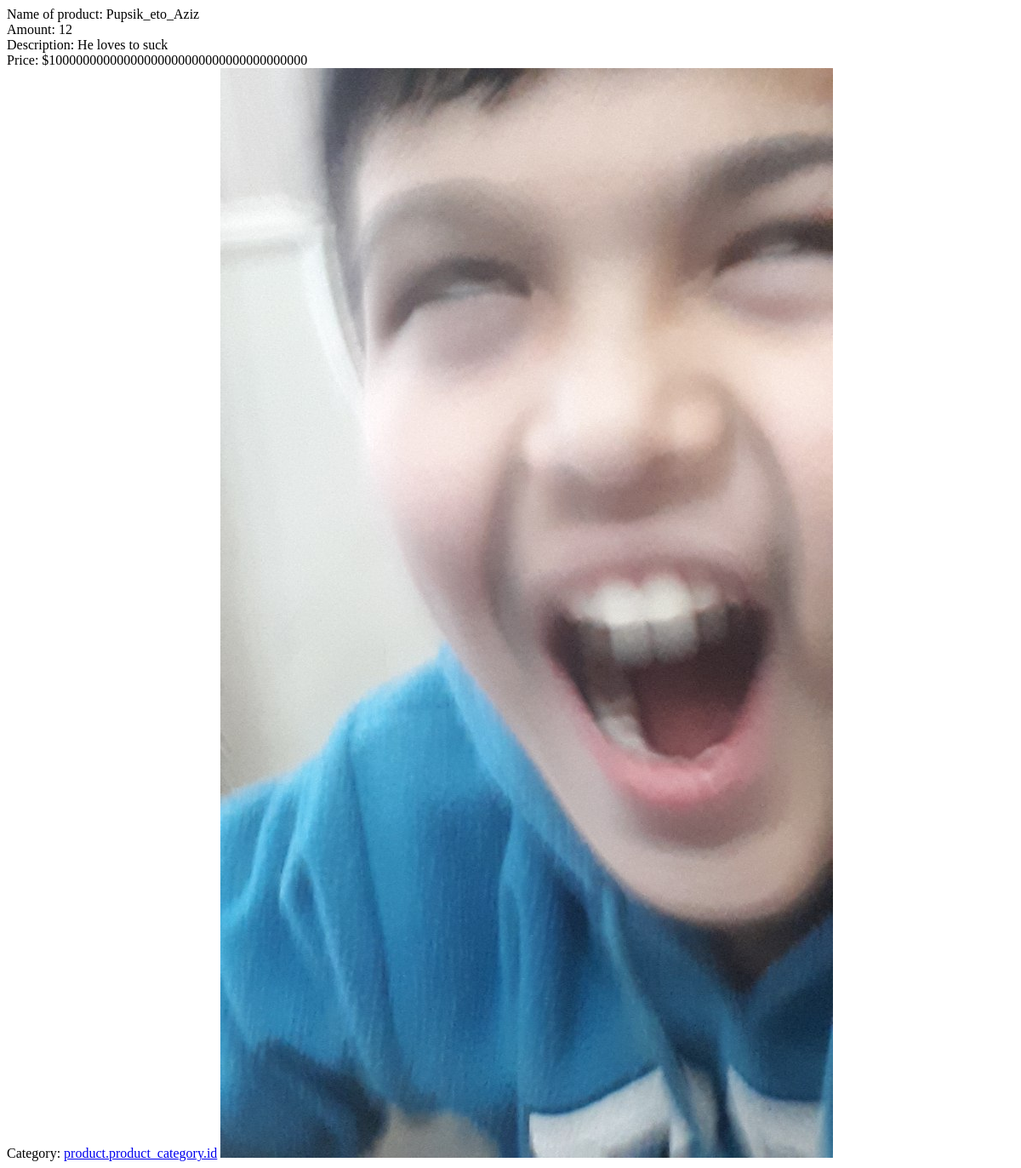
/products/3, run on an earlier commit of the app's database.
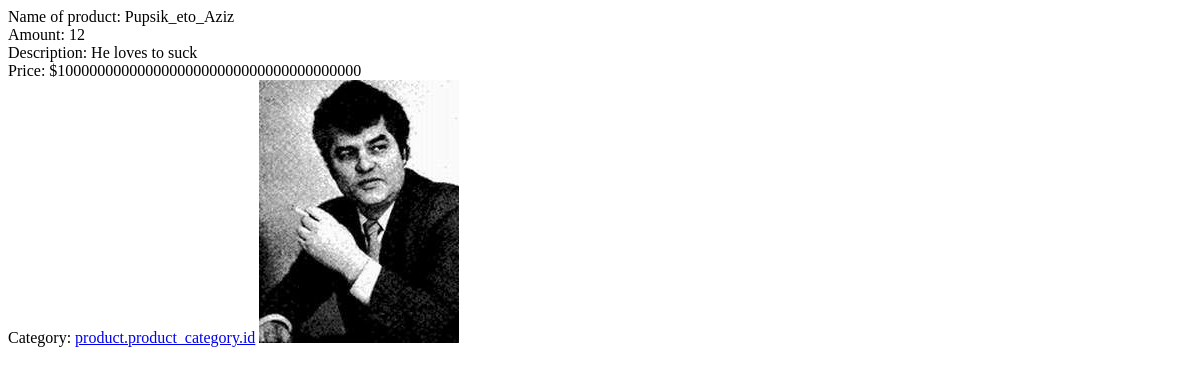
And on a later commit of the database.
### products/models.py (models this page shows, shortened)
class ProductModel(models.Model):
    product_title = models.CharField(max_length=50, help_text="Here add name of product")
    product_category = models.ForeignKey(CategoryModel, on_delete=models.CASCADE)
    product_price = models.FloatField()
    product_count = models.IntegerField()
    product_descriptions = models.TextField()
    product_image = models.FileField(upload_to="product_images")
    product_created_at = models.DateTimeField(auto_now_add=True)
    class Meta:
        verbose_name = "Product"
        verbose_name_plural = "Products"

### products/views.py (the view)
# urls.py: path("products/<int:pk>", product_page),
def product_page(request, pk):
    product = ProductModel.objects.get(id=pk)
    context = {"product": product}
    return render(request, "product.html", context)

### templates/product.html (shortened to what this page needs)
<!DOCTYPE html>
<html lang="en">
<head>
</head>
<body>
Name of product: {{ product.product_title }}<br>
Amount: {{ product.product_count }}<br>
Description: {{ product.product_descriptions}}<br>
Price: ${{ product.product_price }}<br>
Category: <a href="/category/{{ product.product_category.id }}">product.product_category.id</a>
<img src="{{ product.product_image.url }}" alt="photo">
</body>
</html>

What changed in the data, as far as the page shows it:
changed ProductModel "Pupsik_eto_Aziz": product_image: a different picture
